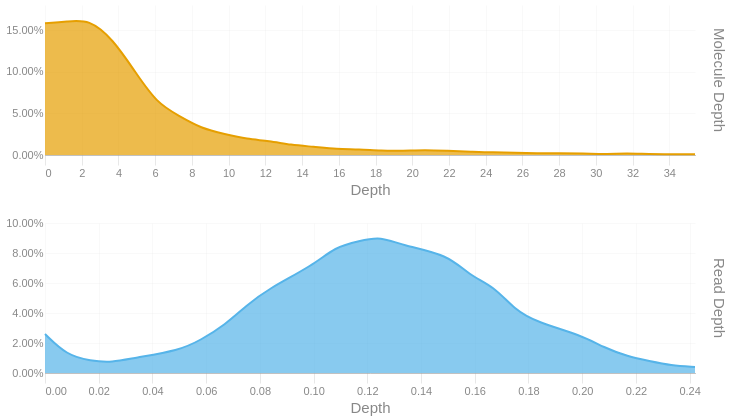

The code cell stored with this chart in its notebook:
### Code cell
readdep = depth_hist(tb['Read Depth'], q99, 3)
readdep = readdep.with_columns(pl.lit('Read Depth').alias('Metric'))
if not SKIPLR:
    moldep = depth_hist(tb['Molecule Depth'], mol_q99, 1)
    moldep = moldep.with_columns(pl.lit('Molecule Depth').alias('Metric'))
    _hist = pl.concat([readdep, moldep])
    _hist = _hist.filter(pl.col('Proportion') != 0)
    with SafeRender(_hist):
        (
            alt.Chart(_hist)        
            .mark_area(interpolate = "basis")
            .encode(
                x=alt.X('Bin:Q').scale(domainMin=0).axis(alt.Axis(title='Depth')),
                y = alt.Y('Proportion:Q', title = None).axis(format = '.2%'),
                color = alt.Color('Metric:N').legend(None),
                row = alt.Row("Metric:N").header(title = None, labelOrient = 'right'),
                tooltip = [
                    alt.Tooltip("Metric:N", title = "Metric"),
                    alt.Tooltip('Interval:N', title = "Depth Interval"),
                    alt.Tooltip('Proportion:Q', title = "% Alignments").format('.2%')
                ]
            )
            .resolve_scale(x='independent', y='independent')
            .properties(
                height = 150, width = 650,
                usermeta={'embedOptions': {'downloadFileName': f'{samplename}.depth.hist'}}
            )
        ).display()
else:
    readdep = readdep.filter(pl.col('Proportion') != 0)
    with SafeRender(readdep):
        (
            alt.Chart(readdep)        
            .mark_area(interpolate = "basis")
            .encode(
                x=alt.X('Bin:Q').scale(domainMin=0).axis(alt.Axis(title='Depth')),
                y = alt.Y('Proportion:Q', title = None).axis(format = '.2%'),
                tooltip = [
                    alt.Tooltip('Interval:N', title = "Depth Interval"),
                    alt.Tooltip('Proportion:Q', title = "% Alignments").format('.2%')
                ]
            )
            .properties(
                usermeta={'embedOptions': {'downloadFileName': f'{samplename}.depth.hist'}}
            )
        ).display()

### Figure 1 — Vega-Lite specification as saved in the notebook (floating-point values rounded to 4 significant figures)
{"width": 650, "height": 150, "config": {"title": {"anchor": "start", "dy": -15, "fontSize": 18, "color": "#888888", "subtitleColor": "#888888", "subtitleFontSize": 14}, "arc": {"fill": "#0072B2"}, "axis": {"domainColor": "#888888", "domainWidth": 0.5, "gridWidth": 0.2, "grid": false, "titleFontWeight": 400, "titleFontSize": 15, "labelFontSize": 11, "labelColor": "#888888", "tickColor": "#888888", "tickWidth": 0.2, "titleColor": "#888888"}, "axisBand": {"grid": false}, "axisX": {"grid": true, "tickSize": 10, "domainCap": "round"}, "axisY": {"domain": false, "grid": true, "tickSize": 0, "domainCap": "round"}, "background": "transparent", "header": {"labelFontSize": 15, "labelColor": "#888888", "titleFontSize": 15, "titleFontWeight": 600, "titleColor": "#888888"}, "legend": {"labelFont": "sans-serif", "labelFontSize": 12, "labelColor": "#888888", "symbolSize": 100, "symbolType": "circle", "titleFontSize": 12, "titlePadding": 10, "titleColor": "#888888", "title": null}, "range": {"category": ["#E69F00", "#56B4E9", "#009E73", "#F0E442", "#0072B2", "#D55E00", "#CC79A7", "#000000"], "diverging": ["#cfe8f3", "#a2d4ec", "#73bfe2", "#46abdb", "#1696d2", "#12719e"]}, "area": {"fill": "#0072B2", "fillOpacity": 0.7, "line": true, "strokeOpacity": 0.7}, "line": {"color": "#0072B2", "stroke": "#0072B2", "strokeWidth": 2}, "trail": {"color": "#0072B2", "stroke": "#0072B2", "strokeWidth": 0, "size": 1}, "point": {"filled": true, "fillOpacity": 1.0, "size": 95}, "text": {"color": "#888888", "fontSize": 11, "align": "right", "fontWeight": 400, "size": 11}, "bar": {"fill": "#0072B2", "stroke": null}, "view": {"stroke": null, "continuousWidth": 660, "continuousHeight": 400}}, "data": {"name": "data-549085c27909210a6b87abcbc2285f3b"}, "mark": {"type": "area", "interpolate": "basis"}, "encoding": {"color": {"field": "Metric", "legend": null, "type": "nominal"}, "row": {"field": "Metric", "header": {"title": null, "labelOrient": "right"}, "type": "nominal"}, "tooltip": [{"field": "Metric", "title": "Metric", "type": "nominal"}, {"field": "Interval", "title": "Depth Interval", "type": "nominal"}, {"field": "Proportion", "format": ".2%", "title": "% Alignments", "type": "quantitative"}], "x": {"axis": {"title": "Depth"}, "field": "Bin", "scale": {"domainMin": 0}, "type": "quantitative"}, "y": {"axis": {"format": ".2%"}, "field": "Proportion", "title": null, "type": "quantitative"}}, "resolve": {"scale": {"x": "independent", "y": "independent"}}, "usermeta": {"embedOptions": {"downloadFileName": "S3_Annapolis_280.depth.hist"}}, "$schema": "https://vega.github.io/schema/vega-lite/v6.1.0.json", "datasets": {"data-549085c27909210a6b87abcbc2285f3b": [{"Bin": 0.0, "Interval": "0.0-0.008", "Proportion": 0.026, "Metric": "Read Depth"}, {"Bin": 0.008, "Interval": "0.008-0.017", "Proportion": 0.012, "Metric": "Read Depth"}, {"Bin": 0.017, "Interval": "0.017-0.025", "Proportion": 0.008, "Metric": "Read Depth"}, {"Bin": 0.025, "Interval": "0.025-0.033", "Proportion": 0.007, "Metric": "Read Depth"}, {"Bin": 0.033, "Interval": "0.033-0.042", "Proportion": 0.01, "Metric": "Read Depth"}, {"Bin": 0.05, "Interval": "0.05-0.058", "Proportion": 0.015, "Metric": "Read Depth"}, {"Bin": 0.058, "Interval": "0.058-0.067", "Proportion": 0.022, "Metric": "Read Depth"}, {"Bin": 0.067, "Interval": "0.067-0.075", "Proportion": 0.032, "Metric": "Read Depth"}, {"Bin": 0.075, "Interval": "0.075-0.083", "Proportion": 0.045, "Metric": "Read Depth"}, {"Bin": 0.083, "Interval": "0.083-0.092", "Proportion": 0.056, "Metric": "Read Depth"}, {"Bin": 0.1, "Interval": "0.1-0.108", "Proportion": 0.072, "Metric": "Read Depth"}, {"Bin": 0.108, "Interval": "0.108-0.117", "Proportion": 0.084, "Metric": "Read Depth"}, {"Bin": 0.117, "Interval": "0.117-0.125", "Proportion": 0.088, "Metric": "Read Depth"}, {"Bin": 0.125, "Interval": "0.125-0.133", "Proportion": 0.091, "Metric": "Read Depth"}, {"Bin": 0.133, "Interval": "0.133-0.142", "Proportion": 0.085, "Metric": "Read Depth"}, {"Bin": 0.15, "Interval": "0.15-0.158", "Proportion": 0.079, "Metric": "Read Depth"}, {"Bin": 0.158, "Interval": "0.158-0.167", "Proportion": 0.065, "Metric": "Read Depth"}, {"Bin": 0.167, "Interval": "0.167-0.175", "Proportion": 0.058, "Metric": "Read Depth"}, {"Bin": 0.175, "Interval": "0.175-0.183", "Proportion": 0.042, "Metric": "Read Depth"}, {"Bin": 0.183, "Interval": "0.183-0.192", "Proportion": 0.034, "Metric": "Read Depth"}, {"Bin": 0.2, "Interval": "0.2-0.208", "Proportion": 0.025, "Metric": "Read Depth"}, {"Bin": 0.208, "Interval": "0.208-0.217", "Proportion": 0.017, "Metric": "Read Depth"}, {"Bin": 0.217, "Interval": "0.217-0.225", "Proportion": 0.011, "Metric": "Read Depth"}, {"Bin": 0.225, "Interval": "0.225-0.233", "Proportion": 0.008, "Metric": "Read Depth"}, {"Bin": 0.233, "Interval": "0.233-0.242", "Proportion": 0.005, "Metric": "Read Depth"}, {"Bin": 0.242, "Interval": "0.242-0.25", "Proportion": 0.004, "Metric": "Read Depth"}, {"Bin": 0.0, "Interval": "0.0-1.2", "Proportion": 0.158, "Metric": "Molecule Depth"}, {"Bin": 1.2, "Interval": "1.2-2.4", "Proportion": 0.16, "Metric": "Molecule Depth"}, {"Bin": 2.4, "Interval": "2.4-3.7", "Proportion": 0.163, "Metric": "Molecule Depth"}, {"Bin": 3.7, "Interval": "3.7-4.9", "Proportion": 0.139, "Metric": "Molecule Depth"}, {"Bin": 4.9, "Interval": "4.9-6.1", "Proportion": 0.1, "Metric": "Molecule Depth"}, {"Bin": 6.1, "Interval": "6.1-7.3", "Proportion": 0.062, "Metric": "Molecule Depth"}, {"Bin": 7.3, "Interval": "7.3-8.5", "Proportion": 0.047, "Metric": "Molecule Depth"}, {"Bin": 8.5, "Interval": "8.5-9.8", "Proportion": 0.032, "Metric": "Molecule Depth"}, {"Bin": 9.8, "Interval": "9.8-11.0", "Proportion": 0.025, "Metric": "Molecule Depth"}, {"Bin": 11.0, "Interval": "11.0-12.2", "Proportion": 0.019, "Metric": "Molecule Depth"}, {"Bin": 12.2, "Interval": "12.2-13.4", "Proportion": 0.017, "Metric": "Molecule Depth"}, {"Bin": 13.4, "Interval": "13.4-14.6", "Proportion": 0.012, "Metric": "Molecule Depth"}, {"Bin": 14.6, "Interval": "14.6-15.9", "Proportion": 0.01, "Metric": "Molecule Depth"}, {"Bin": 15.9, "Interval": "15.9-17.1", "Proportion": 0.007, "Metric": "Molecule Depth"}, {"Bin": 17.1, "Interval": "17.1-18.3", "Proportion": 0.007, "Metric": "Molecule Depth"}, {"Bin": 18.3, "Interval": "18.3-19.5", "Proportion": 0.005, "Metric": "Molecule Depth"}, {"Bin": 19.5, "Interval": "19.5-20.7", "Proportion": 0.005, "Metric": "Molecule Depth"}, {"Bin": 20.7, "Interval": "20.7-21.9", "Proportion": 0.006, "Metric": "Molecule Depth"}, {"Bin": 21.9, "Interval": "21.9-23.2", "Proportion": 0.005, "Metric": "Molecule Depth"}, {"Bin": 23.2, "Interval": "23.2-24.4", "Proportion": 0.004, "Metric": "Molecule Depth"}, {"Bin": 24.4, "Interval": "24.4-25.6", "Proportion": 0.003, "Metric": "Molecule Depth"}, {"Bin": 25.6, "Interval": "25.6-26.8", "Proportion": 0.003, "Metric": "Molecule Depth"}, {"Bin": 26.8, "Interval": "26.8-28.0", "Proportion": 0.002, "Metric": "Molecule Depth"}, {"Bin": 28.0, "Interval": "28.0-29.3", "Proportion": 0.002, "Metric": "Molecule Depth"}, {"Bin": 29.3, "Interval": "29.3-30.5", "Proportion": 0.002, "Metric": "Molecule Depth"}, {"Bin": 30.5, "Interval": "30.5-31.7", "Proportion": 0.001, "Metric": "Molecule Depth"}, {"Bin": 31.7, "Interval": "31.7-32.9", "Proportion": 0.002, "Metric": "Molecule Depth"}, {"Bin": 32.9, "Interval": "32.9-34.1", "Proportion": 0.001, "Metric": "Molecule Depth"}, {"Bin": 34.1, "Interval": "34.1-35.4", "Proportion": 0.001, "Metric": "Molecule Depth"}, {"Bin": 35.4, "Interval": "35.4-36.58", "Proportion": 0.001, "Metric": "Molecule Depth"}]}}
